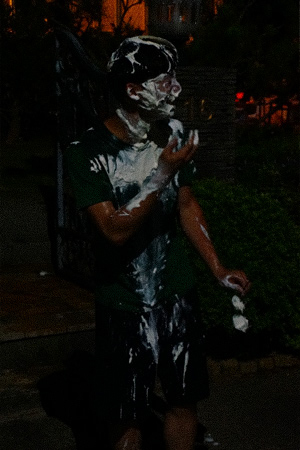
%> input picture HW3/input2.bmp, 300 x 450 px, given in place of input3.bmp, which was not available
$ octave testmyhisteq.m   (GNU Octave 9; MATLAB toolbox functions it lacks are replaced by stand-ins)
%> lines starting %> are read from the running program, lines starting %| are printed output that depends on the picture; pictures that were not available may be replaced by others from this repository, and a replacement may not be noted
### HW3/myhisteq.m
function [output] = myhisteq(input)

count = imhist(input);
pdf = count/sum(count);

cdf(1) = pdf(1);
for i = 2:size(count)
    cdf(i) = cdf(i-1) + pdf(i);
end

output = arrayfun(@(x) uint8(255*cdf(x+1)), input);

end

### HW3/testmyhisteq.m
clear;

rgb = imread('input3.bmp');
%> rgb is the input picture: size 450x300x3 uint8; mean R, G, B 13, 12.3, 8.5
out(:,:,1) = myhisteq(rgb(:,:,1));
%> in myhisteq, `count = imhist(input);`: count = 256 values, max 20964 at index 1, min 0 at index 165, mean 527.3
%> in myhisteq, `pdf = count/sum(count);`: pdf = 256 values, max 0.155 at index 1, min 0 at index 165, mean 0.00391
%> after the loop in myhisteq, `for i = 2:size(count)`: cdf = 256 values from 0.155 to 1
%> in myhisteq, `output = arrayfun(@(x) uint8(255*cdf(x+1)), input);`:
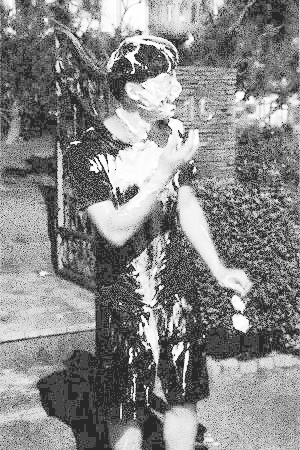
%> output: size 450x300 uint8; min 40, max 255, mean 135.8
out(:,:,2) = myhisteq(rgb(:,:,2));
%> in myhisteq (call 2), `count = imhist(input);`: count = 256 values, max 12823 at index 3, min 0 at index 152, mean 527.3
%> in myhisteq (call 2), `pdf = count/sum(count);`: pdf = 256 values, max 0.095 at index 3, min 0 at index 152, mean 0.00391
%> after the loop in myhisteq (call 2), `for i = 2:size(count)`: cdf = 256 values from 0.0595 to 1
%> in myhisteq (call 2), `output = arrayfun(@(x) uint8(255*cdf(x+1)), input);`:
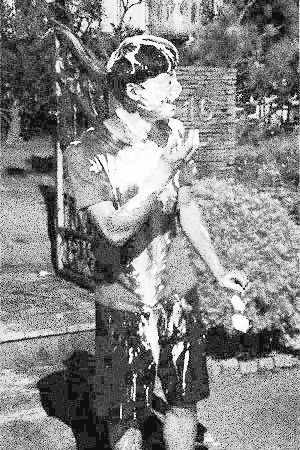
%> output: size 450x300 uint8; min 15, max 255, mean 133.8
out(:,:,3) = myhisteq(rgb(:,:,3));
%> in myhisteq (call 3), `count = imhist(input);`: count = 256 values, max 36078 at index 1, min 0 at index 156, mean 527.3
%> in myhisteq (call 3), `pdf = count/sum(count);`: pdf = 256 values, max 0.267 at index 1, min 0 at index 156, mean 0.00391
%> after the loop in myhisteq (call 3), `for i = 2:size(count)`: cdf = 256 values from 0.267 to 1
%> in myhisteq (call 3), `output = arrayfun(@(x) uint8(255*cdf(x+1)), input);`:
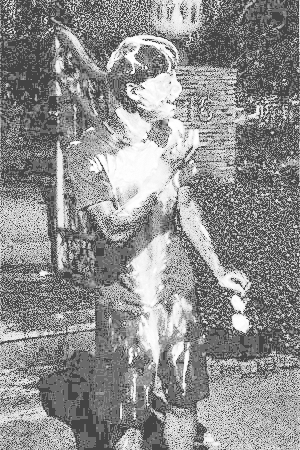
%> output: size 450x300 uint8; min 68, max 255, mean 142.9
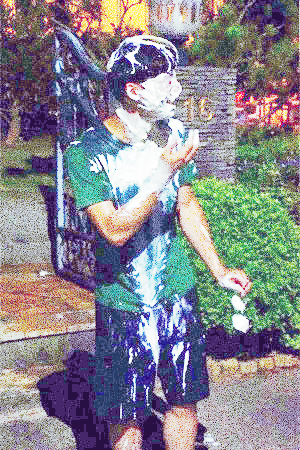
%> out: size 450x300x3 uint8; mean R, G, B 135.8, 133.8, 142.9

figure
imshow(rgb);
figure
imshow(out);
